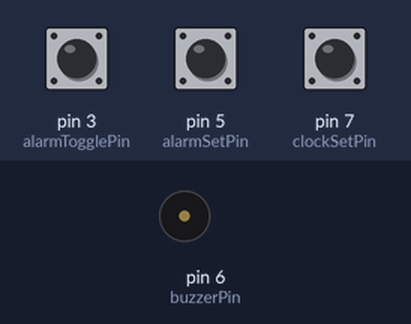
This sketch was run on a simulated Arduino Uno, built with avr-gcc and run on an emulated ATmega328P. On the bench: buzzer (waves = sounding). The inputs (shaded band) are chosen by the test bench; at power-on: pin 3 (alarmTogglePin) HIGH, pin 5 (alarmSetPin) HIGH, pin 7 (clockSetPin) HIGH.

Above: at 1.2 s.
1.3 s: pin 3 (alarmTogglePin) pulsed LOW 2 times (0.12 s each, 0.3 s apart)
At 1.56 s:
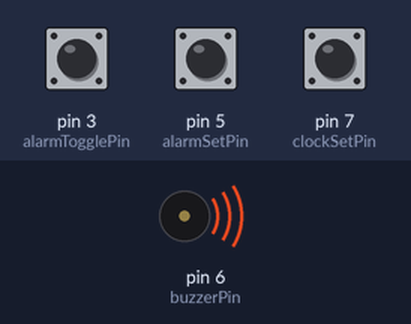
Timing chart, 0 to 4.3 s (numbered marks = the images above; inputs shaded):
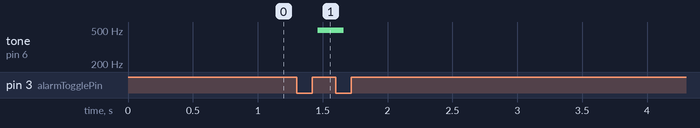

Measured:
- after the input at 1.3 s, tone on pin 6 (buzzerPin): silent → 497 Hz after 0.16 s, → silent 0.20 s later

The sketch:

Alarm_Clock_rev2.ino
```cpp
/********************** Alarm Clock **************************
** Created by: Andrew Spencer ********************************
** 08/10/14: Created setup for program that keeps time and ***
**           displays to Serial Terminal *********************
** 10/18/14: Created function displayTime that displays time *
**           to Serial Terminal ******************************
** 10/25/14: Created function displayClock that displays *****
**           information to the 4 digit external display *****
**           Created function clockInfo to pass information **
**           to displayClock *********************************
**           Created function setAlarm to set the alarm time *
**           with pushbuttons ********************************
**           Created function setClock to set the clock time *
**           with pushbuttons ********************************
** 11/28/14: Created if statement to factor in rollover ******
** 08/01/15: Fixed alarm sound bug.  Created reset variable **
*************************************************************/

#include <SoftwareSerial.h>

SoftwareSerial serial(0,1);

// Calculation variables
unsigned int sec = 1000; // number of milliseconds per second
unsigned long previousTime = 0; // previous time in milliseconds
unsigned long currentTime = 0;  // current time in milliseconds
unsigned long timeDifference; // time elapsed between loops
byte hours = 0; // number of hours
unsigned int minutes = 0; // number of minutes
unsigned int seconds = 0; // number of seconds
unsigned long milliseconds = 0; // number of milliseconds
byte ampm = 0; //0 for AM, 8 for PM
boolean alarmBin = 0; // 0 for off, 1 for on
byte alarm = 0; // 0 for off, 32 for on
byte specialChar = 0; // special character for external display
byte alarmHour = 0; // hour for set alarm
byte alarmMinute = 0; // minute for set alarm
boolean reset = 1;

// Hardware variables
byte buzzerPin = 6; // pin for alarm buzzer
byte alarmTogglePin = 3; // pin to toggle alarm on and off
byte alarmSetPin = 5; // pin to set alarm
byte clockSetPin = 7; // pin to set clock
byte hourSetPin = 9; // pin to set hours
byte minuteSetPin = 11; // pin to set minutes
boolean alarmToggle; // value of alarmTogglePin
boolean alarmSet; // value of alarmSetPin
boolean clockSet; // value of clockSetPin
boolean hourSet; // value of hourSetPin
boolean minuteSet; // value of minuteSetPin

void setup()
{
  serial.begin(9600);
  serial.write(0x7A);  // set brightness
  serial.write((uint8_t)0x00); // brightness is max
  pinMode(buzzerPin, OUTPUT); // declare alarm buzzer as output
  pinMode(alarmTogglePin, INPUT); // declare toggle alarm as input
  pinMode(alarmSetPin, INPUT); // declare alarm Set as input
  pinMode(clockSetPin, INPUT); // declare clock set as input
  pinMode(hourSetPin, INPUT); // declare hour set as input
  pinMode(minuteSetPin, INPUT); // declare minute set as input
}
void loop()
{
  alarmSet = digitalRead(alarmSetPin); // read pin to set alarm
  clockSet = digitalRead(clockSetPin); // read pin to set clock
  alarmToggle = digitalRead(alarmTogglePin); // read pin to toggle alarm
  currentTime = millis(); // current time in milliseconds
  if (currentTime < previousTime) // if there is a rollover
  {
    timeDifference = 4294967294 - previousTime + currentTime; // factor in rollover
  }
  else
  {
    timeDifference = currentTime-previousTime; // time elapsed between loops
  }
  previousTime = currentTime; // update previousTime
  milliseconds = milliseconds + timeDifference; // update number of milliseconds
  seconds = seconds + milliseconds/sec; // update number of seconds
  minutes = minutes + seconds/60; // update number of minutes
  hours = hours + minutes/60; // update number of hours
  milliseconds = milliseconds % sec; // allow for rollover
  seconds = seconds % 60;
  minutes = minutes % 60;
  hours = hours % 24;
  clockInfo(hours, minutes, milliseconds);
  while (alarmSet == 0)
  {
    setAlarm();
    alarmSet = digitalRead(alarmSetPin);
  }
  while (clockSet == 0)
  {
    setClock();
    clockSet = digitalRead(clockSetPin);
  }
  if (alarmToggle == 0)
  {
    alarmBin++;
    alarmBin = alarmBin % 2;
    alarm = 32 * alarmBin;
  }
  while (alarmToggle == 0)
  {
    alarmToggle = digitalRead(alarmTogglePin);
  }
  if ((alarmHour == hours) && (alarmMinute == minutes) && (alarmBin == 1) && (reset == 1))
  {
    alarmSound(0,1);
  }
  else
  {
    if ((alarmHour == hours) && (alarmMinute == minutes) && (alarmBin == 1))
    {
      reset = 0;
    }
    else
    {
      reset = 1;
    }
  }
}

/* Function that passes clock info to displayClock ***********/
void clockInfo(byte hours1, byte minutes1, unsigned int millisec)
{
  if (hours1<12) //when time is AM
  {
    ampm = 0; // set AM
  }
  else // when time is PM
  {
    ampm = 8; // set PM
  }
  hours1 = hours1 % 12; // scale to value of 0 to 11
  if (hours1==0)
  {
    hours1 = 12;
  }
  if (millisec < (sec/2))
  {
    specialChar = alarm | ampm | 16;
  }
  else
  {
    specialChar = alarm | ampm;
  }
  displayClock(hours1/10, hours1%10, minutes1/10, minutes1%10, specialChar);
}

/* Function that display info on external display ************/
void displayClock(byte h1, byte h2, byte m1, byte m2, byte special)
{
  if (h1==0)
  {
    h1 = 120; // set to black character
  }
  else
  {
    h1 = 49; // ASCII for 1
  }
  h2 = h2 + 48; // converts to ASCII
  m1 = m1 + 48; // converts to ASCII
  m2 = m2 + 48; // converts to ASCII
  serial.write(0x76); // reset display
  serial.write(h1); // display first character
  serial.write(h2); // display second character
  serial.write(m1); // display third character
  serial.write(m2); // display forth character
  serial.write(0x77); // set to special character
  serial.write(special); // display special characters
}

/* Function that sets alarm time *****************************/
void setAlarm(void)
{
  hourSet = digitalRead(hourSetPin);
  minuteSet = digitalRead(minuteSetPin);
  clockInfo(alarmHour, alarmMinute, 0);
  if (hourSet == 0)
  {
    alarmHour = (alarmHour + 1) % 24;
    clockInfo(alarmHour, alarmMinute, 0);
  }
  while (hourSet == 0)
  {
    hourSet = digitalRead(hourSetPin);
    delay(2);
  }
  if (minuteSet == 0)
  {
    alarmMinute = (alarmMinute + 1) % 60;
    clockInfo(alarmHour, alarmMinute, 0);
  }
  while (minuteSet == 0)
  {
    minuteSet = digitalRead(minuteSetPin);
    delay(2);
  }
}

/* Function that sets clock time *****************************/
void setClock(void)
{
  hourSet = digitalRead(hourSetPin);
  minuteSet = digitalRead(minuteSetPin);
  clockInfo(hours, minutes, 0);
  if (hourSet == 0)
  {
    hours = (hours + 1) % 24;
    clockInfo(hours, minutes, 0);
  }
  while (hourSet == 0)
  {
    hourSet = digitalRead(hourSetPin);
    delay(2);
  }
  if (minuteSet == 0)
  {
    minutes = (minutes + 1) % 60;
    clockInfo(hours, minutes, 0);
  }
  while (minuteSet == 0)
  {
    minuteSet = digitalRead(minuteSetPin);
    delay(2);
  }
}

/* Function that sounds alarm ********************************/
void alarmSound(byte count, boolean off)
{
  while (count < 150)
  {
    digitalWrite(buzzerPin, HIGH);
    delayMicroseconds(1000);
    digitalWrite(buzzerPin, LOW);
    delayMicroseconds(1000);
    off = digitalRead(alarmTogglePin);
    if (off == 0)
    {
      count = 150;
      reset = 0;
      while (off == 0)
      {
        off = digitalRead(alarmTogglePin);
      }
    }
    else
    {
      count++;
    }
  }
}
```
